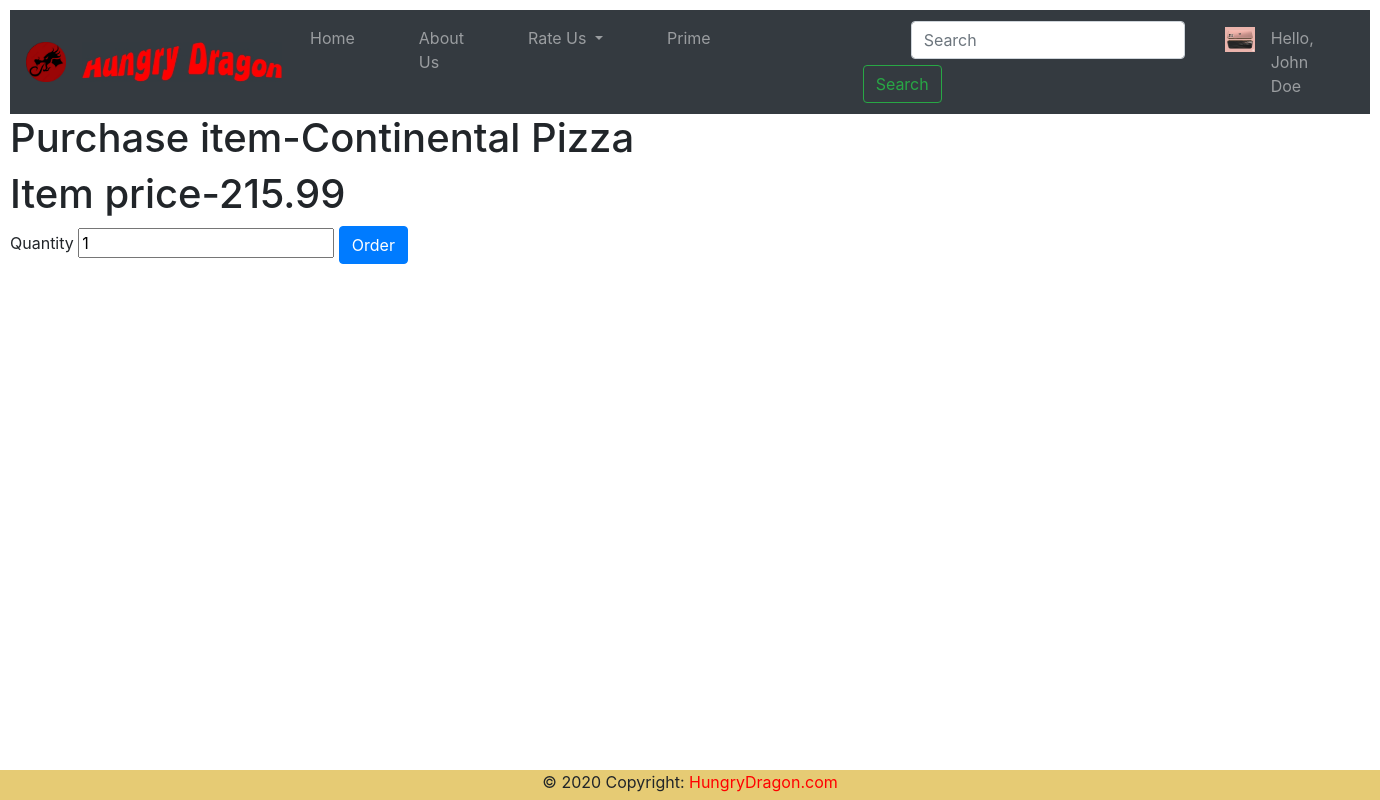
/order/Continental Pizza (signed in), run on the app's committed database.
### cust/models.py (models this page shows, shortened)
class Client(models.Model):
    user=models.OneToOneField(User,on_delete=models.CASCADE)
    phone=models.CharField(max_length=14)
    address=models.CharField(max_length=200)
    city=models.CharField(max_length=40)
    prime=models.BooleanField(default=False)
    state=models.CharField(max_length=40)
    image=models.FileField(upload_to="clients/images/")

### Dish/models.py (models this page shows, shortened)
class MainDish(models.Model):
	INDIAN='Indian'
	AMERICAN='American'
	CHINESE='Chinese'
	ITALIAN='Italian'
	TYPE_CHOICES=[(INDIAN,'Indian'),(AMERICAN,'American'),(CHINESE,'Chinese'),(ITALIAN,'Italian')]
	name=models.CharField(max_length=40)
	type=models.CharField(max_length=20,choices=TYPE_CHOICES,default=AMERICAN)
	desc=models.TextField(max_length=1000)
	image=models.FileField(upload_to='dishes/images/')
	price=models.FloatField(default=0.0)

### Order/views.py (the view)
# urls.py: path('<str:my_name>',views.purchase,name="purchase"),
def purchase(request,my_name):
	username=request.user.username
	user=User.objects.get(username=username)
	data=Client.objects.get(user=user)
	maindish=MainDish.objects.get(name=my_name)
	if data.prime==True:
		price="{:.2f}".format(maindish.price*0.9)
	else:
		price=maindish.price
	context={'client':data,'price':price,'dish':maindish}
	return render(request,"purchase.html",context)

### templates/purchase.html (shortened to what this page needs)
{% extends 'base.html' %}
{% block body %}
<h1>Purchase item-{{dish.name}}</h1>
<h1>Item price-{{price}}</h1>
<form action="placed/{{dish.name}}" method="POST">
    <label for="orderquantity">Quantity</label>
<input type="number" id="orderquantity" required value=1 name="quantity">
    <input class="btn btn-primary" type="submit" value="Order">
</form>
{% endblock %}

### templates/base.html (shortened to what this page needs)
<!doctype html>
{% load static %}
<html lang="en">
  <head>
    <link rel="stylesheet" href="{% static 'CSS/bootstrap.min.css' %}" >
  </head>
  <body>
    <nav class="navbar navbar-expand-lg navbar-dark bg-dark" style="color:black; background-color: lightcoral;">
      <a class="navbar-brand" href="{% static 'Images/MainDragon.png' %}"><img src="{% static 'Images/MainDragon.png' %}" width="40px" height="40px"></a>
      <a class="navbar-brand pr-1" href="\"><img src="{% static 'Images/FinalImage.jpg' %}" width="200px" height="40px"></a>
  <div class="collapse navbar-collapse" id="navbarSupportedContent">
    <ul class="navbar-nav mr-auto">
      <li {% if request.path == "/" %}class="nav-item active pr-5"{% else %}class="nav-item pr-5"{% endif %}>
        <a class="nav-link" href="\">Home <span class="sr-only">(current)</span></a>
      </li>
      <li {% if request.path == "/about/" %}class="nav-item active pr-5"{% else %}class="nav-item pr-5"{% endif %}>
        <a class="nav-link" href="/about">About Us</a>
      </li>
      <li class="nav-item dropdown pr-5">
        <a class="nav-link dropdown-toggle" href="#" id="navbarDropdown" role="button" data-toggle="dropdown" aria-haspopup="true" aria-expanded="false">
          Rate Us
        </a>
       {% if user.is_authenticated %}
       <li class="nav-item dropdown pr-5">
        <a class="nav-link dropdown" href="#" id="navbarDropdown" role="button" data-toggle="dropdown" aria-haspopup="true" aria-expanded="false">
          Prime
        </a>
      </li>
        <form class="form-inline my-2 my-lg-0 ml-5 pl-5">
          <input class="form-control mr-sm-2 ml-5" type="search" placeholder="Search" aria-label="Search">
          <button class="btn btn-outline-success my-2 my-sm-0" type="submit">Search</button>
        </form>
       <li class="nav-item ml-4 ">
         <a class="nav-link" href="{{ client.image.url }}"><img src="{{ client.image.url }}" alt="" width=30px height=25px></a>
       </li>
	   <li class="nav-item dropdown pr-5">
        <a class="nav-link dropdown" href="#" id="navbarDropdown" role="button" data-toggle="dropdown" aria-haspopup="true" aria-expanded="false">
          Hello, {{ user.get_username }}
        </a>
      </li>
        </li>
    {% endif %}
</ul>
  </div>
</nav>
{% block body %}
{% endblock %}
    <center>
<footer class="page-footer font-small blue">
  <div class="footer-copyright text-center">© 2020 Copyright:
    <a href="\" style="color:red"> HungryDragon.com</a>
  </div>
</footer>
</center>
  </body>
</html>

### data on the page
Client: image (picture)
MainDish: name "Continental Pizza"

### other printed values
{{ user.get_username }} "John Doe"
{{ price }} "215.99"
